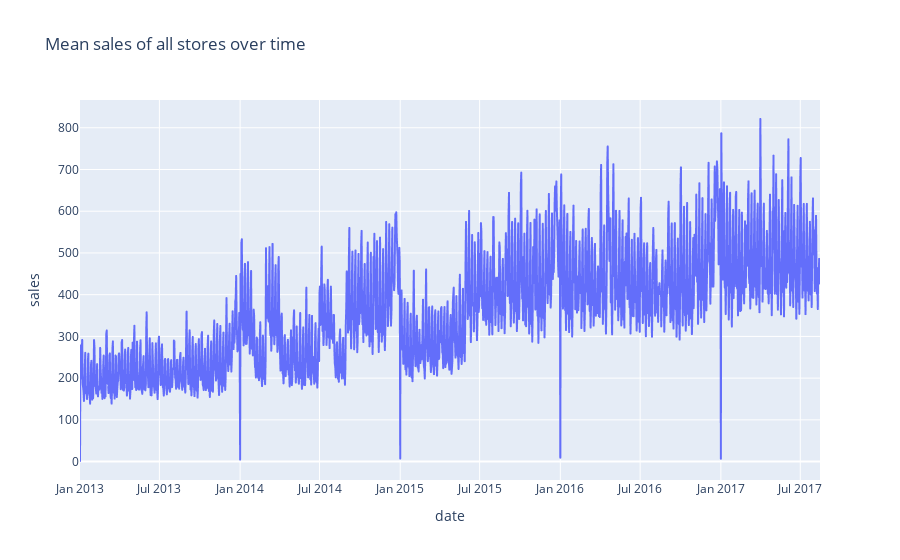

Here is the notebook cell this chart was saved with:
### Markdown cell above
At first we have to take care of the different stores. So we can simply __groupby date__ and take the __mean__ of all stores for a general overview.

### Code cell
columns_to_plot = ['date', 'family', 'sales']

# make sure to have the date column in datetime format
train_df.date = pd.to_datetime(train_df.date)

# groupby and calculate mean
mean_train = train_df[columns_to_plot].groupby(['date']).mean().reset_index()

# mean lineplot
fig = px.line(mean_train, x='date', y='sales', title='Mean sales of all stores over time')
fig.show()

### Figure 1 — Plotly figure (JSON) as saved in the notebook; plotly's stock layout.template omitted (floating-point values rounded to 4 significant figures; data arrays with more than 128 entries replaced by an {"elided": "..."} marker saying what was removed)
{"data": [{"hovertemplate": "date=%{x}<br>sales=%{y}<extra></extra>", "legendgroup": "", "line": {"color": "#636efa", "dash": "solid"}, "marker": {"symbol": "circle"}, "mode": "lines", "name": "", "showlegend": false, "type": "scattergl", "x": {"elided": "1684 str values"}, "xaxis": "x", "y": {"elided": "1684 float values"}, "yaxis": "y"}], "layout": {"legend": {"tracegroupgap": 0}, "title": {"text": "Mean sales of all stores over time"}, "xaxis": {"anchor": "y", "domain": [0, 1], "title": {"text": "date"}}, "yaxis": {"anchor": "x", "domain": [0, 1], "title": {"text": "sales"}}}}
